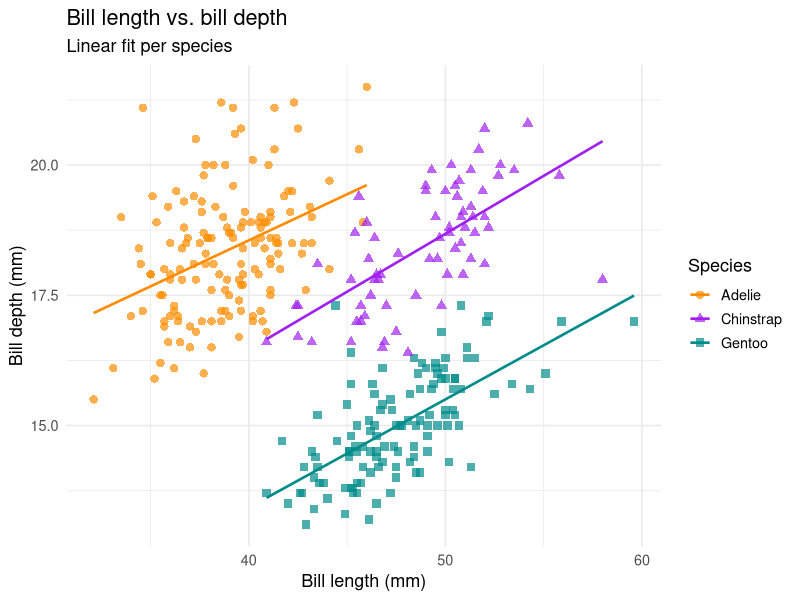
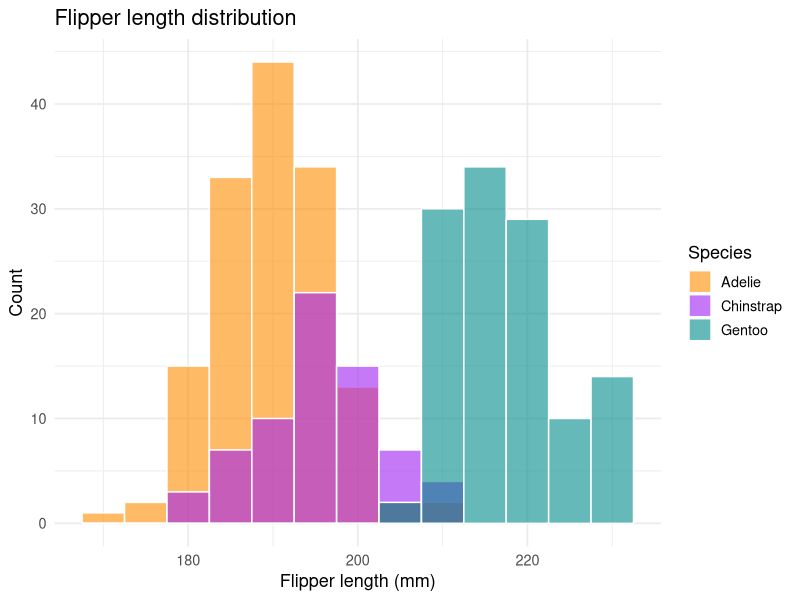
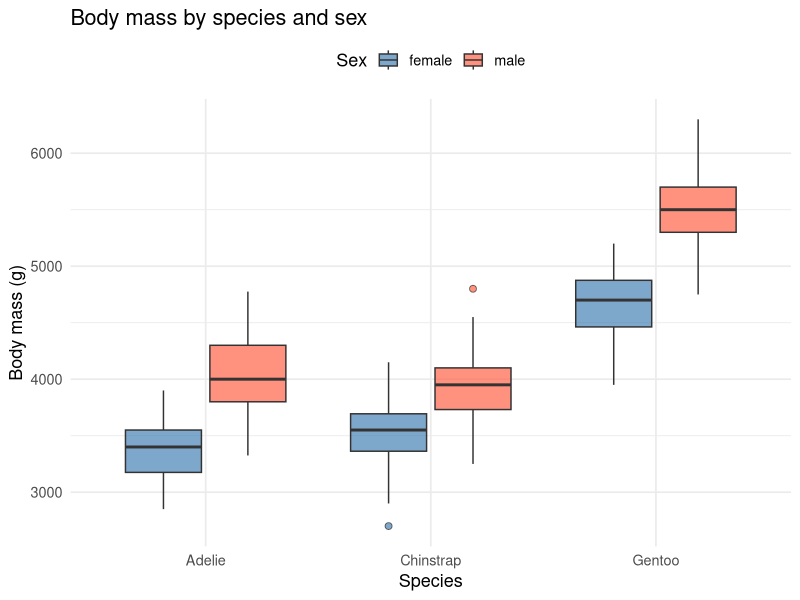
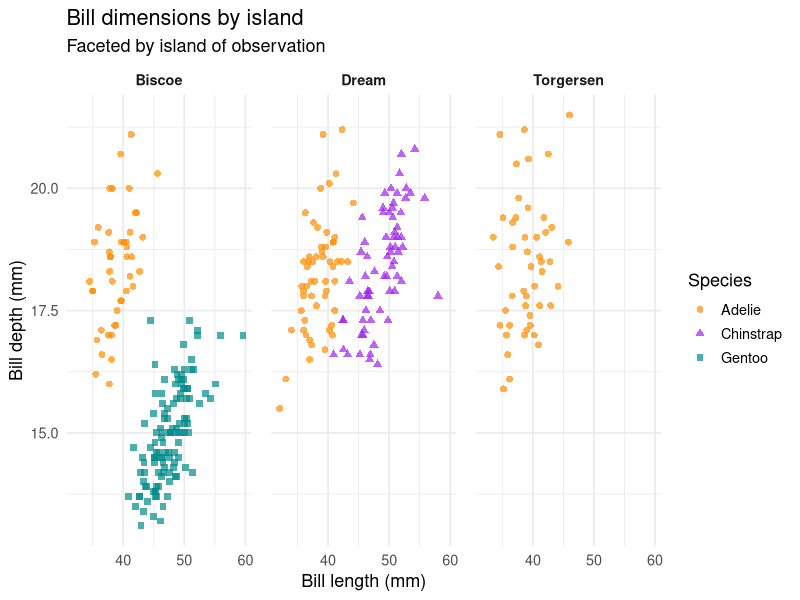

R code for these plots, in order:
# test-r.R
# Verify R is working: package management, palmerpenguins data, 
# visualisations (scatter, histogram, box, facets), and regression.

# -------------------------------------------------------
# 1. Package check + install
# -------------------------------------------------------
required_pkgs <- c("tidyverse", "ggplot2", "palmerpenguins")

missing_pkgs <- required_pkgs[!sapply(required_pkgs, requireNamespace, quietly = TRUE)]

if (length(missing_pkgs) > 0) {
  message("Installing missing packages: ", paste(missing_pkgs, collapse = ", "))
  install.packages(missing_pkgs, repos = "https://cloud.r-project.org")
} else {
  message("All required packages are already installed.")
}

library(tidyverse)
library(palmerpenguins)

# -------------------------------------------------------
# 2. Data overview
# -------------------------------------------------------
glimpse(penguins)

penguins_clean <- penguins |> drop_na()
cat(sprintf("\nRows after dropping NAs: %d (removed %d)\n",
            nrow(penguins_clean), nrow(penguins) - nrow(penguins_clean)))

# -------------------------------------------------------
# 3. Figure 1 — Scatter: bill dimensions coloured by species
# -------------------------------------------------------
fig_scatter <- ggplot(
  penguins_clean,
  aes(x = bill_length_mm, y = bill_depth_mm, colour = species, shape = species)
) +
  geom_point(alpha = 0.7, size = 2.5) +
  geom_smooth(method = "lm", se = FALSE, linewidth = 0.9) +
  scale_colour_manual(values = c("darkorange", "purple", "cyan4")) +
  scale_shape_manual(values = c(16, 17, 15)) +
  labs(
    title    = "Bill length vs. bill depth",
    subtitle = "Linear fit per species",
    x        = "Bill length (mm)",
    y        = "Bill depth (mm)",
    colour   = "Species", shape = "Species"
  ) +
  theme_minimal(base_size = 13)

print(fig_scatter)

# -------------------------------------------------------
# 4. Figure 2 — Histogram: flipper length by species (overlaid)
# -------------------------------------------------------
fig_hist <- ggplot(
  penguins_clean,
  aes(x = flipper_length_mm, fill = species)
) +
  geom_histogram(alpha = 0.6, binwidth = 5, position = "identity", colour = "white") +
  scale_fill_manual(values = c("darkorange", "purple", "cyan4")) +
  labs(
    title = "Flipper length distribution",
    x     = "Flipper length (mm)",
    y     = "Count",
    fill  = "Species"
  ) +
  theme_minimal(base_size = 13)

print(fig_hist)

# -------------------------------------------------------
# 5. Figure 3 — Box plots: body mass by species and sex
# -------------------------------------------------------
fig_box <- ggplot(
  penguins_clean,
  aes(x = species, y = body_mass_g, fill = sex)
) +
  geom_boxplot(alpha = 0.7, outlier.shape = 21, outlier.size = 2) +
  scale_fill_manual(values = c("steelblue", "tomato")) +
  labs(
    title = "Body mass by species and sex",
    x     = "Species",
    y     = "Body mass (g)",
    fill  = "Sex"
  ) +
  theme_minimal(base_size = 13) +
  theme(legend.position = "top")

print(fig_box)

# -------------------------------------------------------
# 6. Figure 4 — Faceted scatter: bill dimensions faceted by island
# -------------------------------------------------------
fig_facet <- ggplot(
  penguins_clean,
  aes(x = bill_length_mm, y = bill_depth_mm, colour = species, shape = species)
) +
  geom_point(alpha = 0.7, size = 2) +
  facet_wrap(~island, nrow = 1) +
  scale_colour_manual(values = c("darkorange", "purple", "cyan4")) +
  scale_shape_manual(values = c(16, 17, 15)) +
  labs(
    title    = "Bill dimensions by island",
    subtitle = "Faceted by island of observation",
    x        = "Bill length (mm)",
    y        = "Bill depth (mm)",
    colour   = "Species", shape = "Species"
  ) +
  theme_minimal(base_size = 13) +
  theme(
    panel.spacing  = unit(1, "lines"),
    strip.text     = element_text(face = "bold")
  )

print(fig_facet)

# -------------------------------------------------------
# 7. Regression: body mass ~ flipper length + bill length + species
# -------------------------------------------------------
model <- lm(
  body_mass_g ~ flipper_length_mm + bill_length_mm + bill_depth_mm + species,
  data = penguins_clean
)

cat("\n---- OLS Regression: Body mass ----\n")
print(summary(model))

# Tidy coefficient table
cat("\n---- Tidy coefficients ----\n")
coef_tbl <- broom::tidy(model, conf.int = TRUE) |>
  mutate(across(where(is.numeric), \(x) round(x, 3)))
print(coef_tbl)

cat(sprintf(
  "\nAdjusted R²: %.4f | Residual std. error: %.1f g\n",
  summary(model)$adj.r.squared,
  summary(model)$sigma
))
